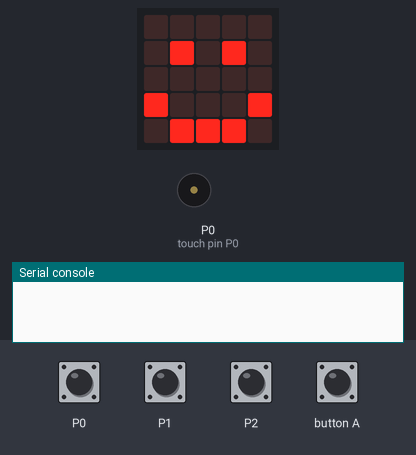
Bench run of a program on a simulated BBC micro:bit (MakeCode). Shown: the board's 5×5 LED display, buzzer (waves = sounding), the last lines printed to the serial console. Inputs (shaded band) come from the test bench. No radio messages arrive unless stated (any console line starting 'radio sent:' is added by the test bench).

Above: at 1.8 s.
1.9 s: touch pin P0 pressed for 0.15 s
At 4.5 s:
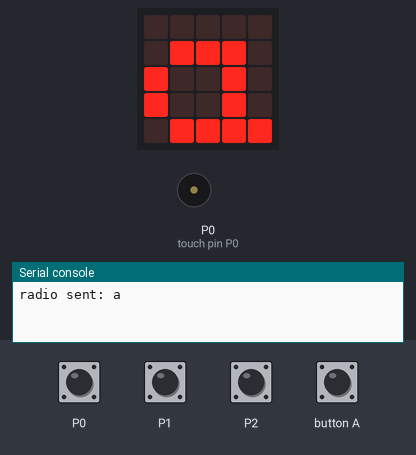
4.8 s: touch pin P1 pressed for 0.15 s
At 6.9 s:
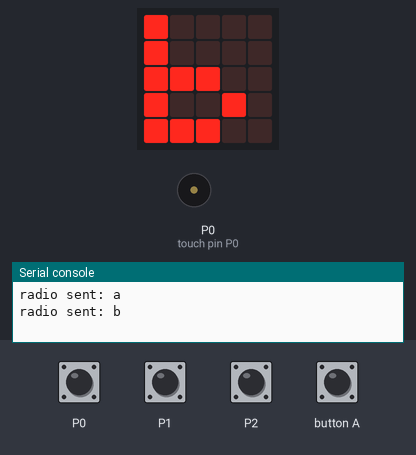
7.7 s: touch pin P2 pressed for 0.15 s
At 10.3 s:
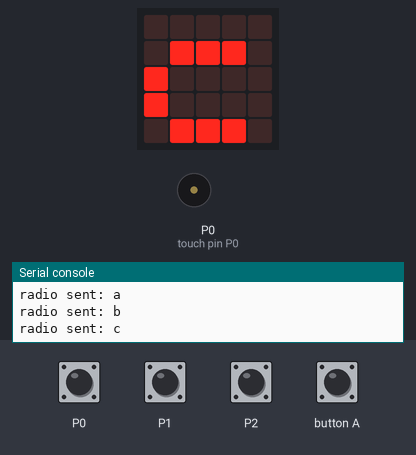
10.6 s: button A pressed for 0.15 s
At 12.1 s:
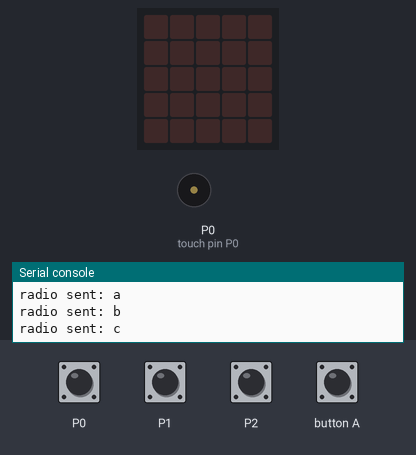
Timing chart, 0 to 13.2 s (numbered marks = the images above; inputs shaded):
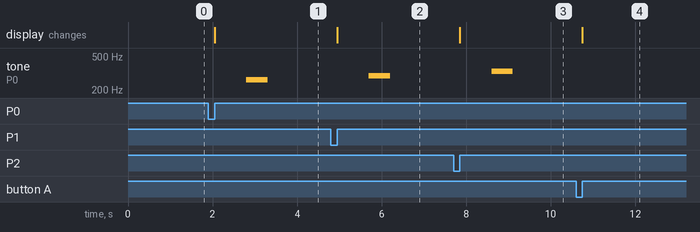

The program:

main.ts
```typescript
input.onPinPressed(TouchPin.P0, function () {
    basic.showString("a")
    music.play(music.tonePlayable(262, music.beat(BeatFraction.Whole)), music.PlaybackMode.UntilDone)
    radio.sendString("a")
})
input.onButtonPressed(Button.A, function () {
    basic.clearScreen()
})
input.onPinPressed(TouchPin.P2, function () {
    basic.showString("c")
    music.play(music.tonePlayable(330, music.beat(BeatFraction.Whole)), music.PlaybackMode.UntilDone)
    radio.sendString("c")
})
input.onPinPressed(TouchPin.P1, function () {
    basic.showString("b")
    music.play(music.tonePlayable(294, music.beat(BeatFraction.Whole)), music.PlaybackMode.UntilDone)
    radio.sendString("b")
})
radio.setGroup(3)
radio.setTransmitPower(7)
basic.showIcon(IconNames.Happy)
```

test.ts
```typescript
// aquí va el archivo "tests"; esto no se compilará cuando este paquete se utilice como una extensión.
```

Measured:
- after the input at 1.9 s, tone on P0 (touch pin P0): silent → 262 Hz after 0.90 s, → silent 0.50 s later; the display: changes after 0.15 s (image 1)
- after the input at 4.8 s, tone on P0 (touch pin P0): silent → 294 Hz after 0.90 s, → silent 0.50 s later; the display: changes after 0.15 s (image 2)
- after the input at 7.7 s, tone on P0 (touch pin P0): silent → 330 Hz after 0.90 s, → silent 0.50 s later; the display: changes after 0.15 s (image 3)
- after the input at 10.6 s, the display: changes after 0.15 s (image 4)
